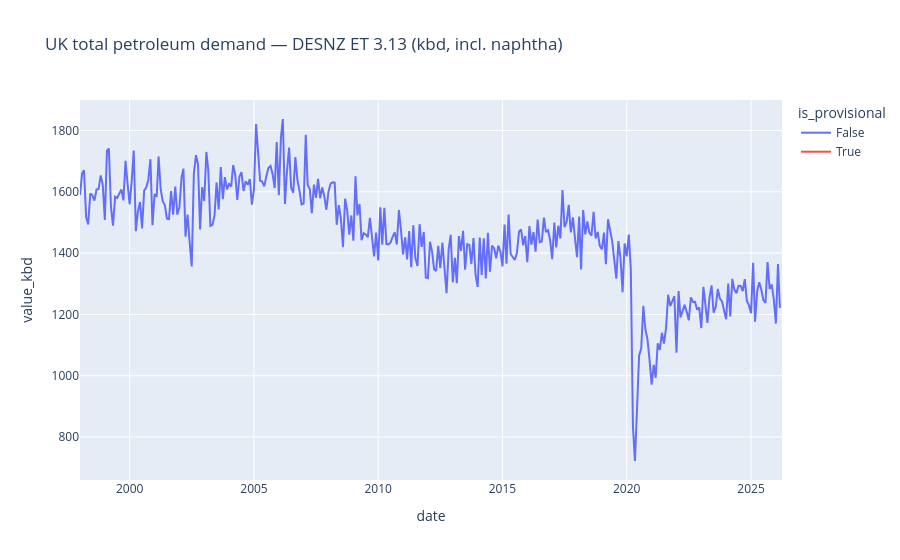

Write notebook code for a chart like this one.
### Markdown cell above
## 2. Headline — total demand (kbd)

### Code cell
headline_ts = (
    headline.groupby(["date", "is_provisional"], as_index=False)["value_kbd"]
    .sum()
    .sort_values("date")
)
fig = px.line(
    headline_ts,
    x="date",
    y="value_kbd",
    color="is_provisional",
    title="UK total petroleum demand — DESNZ ET 3.13 (kbd, incl. naphtha)",
)
fig.show()

### Figure 1 — Plotly figure (JSON) as saved in the notebook; plotly's stock layout.template omitted (floating-point values rounded to 4 significant figures; data arrays with more than 128 entries replaced by an {"elided": "..."} marker saying what was removed)
{"data": [{"hovertemplate": "is_provisional=False<br>date=%{x}<br>value_kbd=%{y}<extra></extra>", "legendgroup": "False", "line": {"color": "#636efa", "dash": "solid"}, "marker": {"symbol": "circle"}, "mode": "lines", "name": "False", "orientation": "v", "showlegend": true, "type": "scatter", "x": {"elided": "339 str values"}, "xaxis": "x", "y": {"elided": "339 float values"}, "yaxis": "y"}, {"hovertemplate": "is_provisional=True<br>date=%{x}<br>value_kbd=%{y}<extra></extra>", "legendgroup": "True", "line": {"color": "#EF553B", "dash": "solid"}, "marker": {"symbol": "circle"}, "mode": "lines", "name": "True", "orientation": "v", "showlegend": true, "type": "scatter", "x": ["2026-04-01T00:00:00"], "xaxis": "x", "y": [1175.0], "yaxis": "y"}], "layout": {"legend": {"title": {"text": "is_provisional"}, "tracegroupgap": 0}, "title": {"text": "UK total petroleum demand — DESNZ ET 3.13 (kbd, incl. naphtha)"}, "xaxis": {"anchor": "y", "domain": [0, 1], "title": {"text": "date"}}, "yaxis": {"anchor": "x", "domain": [0, 1], "title": {"text": "value_kbd"}}}}
